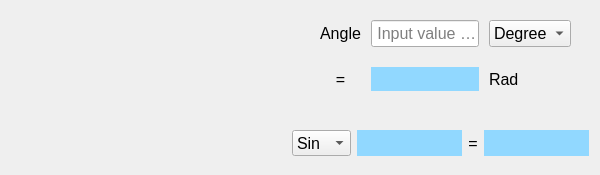
      <widget class="QWidget" name="tab_6">
       <attribute name="title">
        <string>Angle</string>
       </attribute>
       <widget class="QWidget" name="gridLayoutWidget_3">
        <property name="geometry">
         <rect>
          <x>320</x>
          <y>20</y>
          <width>251</width>
          <height>81</height>
         </rect>
        </property>
        <layout class="QGridLayout" name="gridLayout_3" rowstretch="0,0" columnstretch="4,0,0">
         <property name="bottomMargin">
          <number>10</number>
         </property>
         <property name="horizontalSpacing">
          <number>10</number>
         </property>
         <property name="verticalSpacing">
          <number>20</number>
         </property>
         <item row="1" column="1">
          <widget class="QLabel" name="label_angleunitresult">
           <property name="font">
            <font>
             <pointsize>12</pointsize>
             <bold>false</bold>
            </font>
           </property>
           <property name="styleSheet">
            <string notr="true">QLabel{background-color: rgb(145, 216, 255)}</string>
           </property>
           <property name="text">
            <string/>
           </property>
           <property name="alignment">
            <set>Qt::AlignRight|Qt::AlignTrailing|Qt::AlignVCenter</set>
           </property>
          </widget>
         </item>
         <item row="0" column="2">
          <widget class="QComboBox" name="comboBox_angleunit">
           <property name="font">
            <font>
             <pointsize>12</pointsize>
             <bold>false</bold>
            </font>
           </property>
           <item>
            <property name="text">
             <string>Degree</string>
            </property>
           </item>
           <item>
            <property name="text">
             <string>Rad</string>
            </property>
           </item>
          </widget>
         </item>
         <item row="0" column="0">
          <widget class="QLabel" name="label_angleinput">
           <property name="font">
            <font>
             <pointsize>12</pointsize>
             <bold>false</bold>
            </font>
           </property>
           <property name="text">
            <string>Angle</string>
           </property>
           <property name="alignment">
            <set>Qt::AlignCenter</set>
           </property>
          </widget>
         </item>
         <item row="1" column="0">
          <widget class="QLabel" name="label_ageinput_7">
           <property name="font">
            <font>
             <pointsize>12</pointsize>
             <bold>false</bold>
            </font>
           </property>
           <property name="text">
            <string>=</string>
           </property>
           <property name="alignment">
            <set>Qt::AlignCenter</set>
           </property>
          </widget>
         </item>
         <item row="0" column="1">
          <widget class="QLineEdit" name="lineEdit_angle">
           <property name="font">
            <font>
             <pointsize>12</pointsize>
             <bold>false</bold>
            </font>
           </property>
           <property name="alignment">
            <set>Qt::AlignRight|Qt::AlignTrailing|Qt::AlignVCenter</set>
           </property>
           <property name="dragEnabled">
            <bool>true</bool>
           </property>
           <property name="placeholderText">
            <string>Input value here</string>
           </property>
          </widget>
         </item>
         <item row="1" column="2">
          <widget class="QLabel" name="label_angleunit">
           <property name="font">
            <font>
             <pointsize>12</pointsize>
             <bold>false</bold>
            </font>
           </property>
           <property name="text">
            <string>Rad</string>
           </property>
           <property name="alignment">
            <set>Qt::AlignLeading|Qt::AlignLeft|Qt::AlignVCenter</set>
           </property>
          </widget>
         </item>
        </layout>
       </widget>
       <widget class="QWidget" name="horizontalLayoutWidget">
        <property name="geometry">
         <rect>
          <x>290</x>
          <y>120</y>
          <width>301</width>
          <height>46</height>
         </rect>
        </property>
        <layout class="QHBoxLayout" name="horizontalLayout" stretch="0,5,0,5">
         <property name="leftMargin">
          <number>2</number>
         </property>
         <property name="topMargin">
          <number>10</number>
         </property>
         <property name="rightMargin">
          <number>2</number>
         </property>
         <property name="bottomMargin">
          <number>10</number>
         </property>
         <item>
          <widget class="QComboBox" name="comboBox_trigonometry">
           <property name="font">
            <font>
             <pointsize>12</pointsize>
             <bold>false</bold>
            </font>
           </property>
           <item>
            <property name="text">
             <string>Sin</string>
            </property>
           </item>
           <item>
            <property name="text">
             <string>Cos</string>
            </property>
           </item>
           <item>
            <property name="text">
             <string>Tan</string>
            </property>
           </item>
          </widget>
         </item>
         <item>
          <widget class="QLabel" name="label_angleunitresult_2">
           <property name="font">
            <font>
             <pointsize>12</pointsize>
             <bold>false</bold>
            </font>
           </property>
           <property name="styleSheet">
            <string notr="true">QLabel{background-color: rgb(145, 216, 255)}</string>
           </property>
           <property name="text">
            <string/>
           </property>
           <property name="alignment">
            <set>Qt::AlignRight|Qt::AlignTrailing|Qt::AlignVCenter</set>
           </property>
          </widget>
         </item>
         <item>
          <widget class="QLabel" name="label_ageinput_22">
           <property name="font">
            <font>
             <pointsize>12</pointsize>
             <bold>false</bold>
            </font>
           </property>
           <property name="text">
            <string>=</string>
           </property>
           <property name="alignment">
            <set>Qt::AlignCenter</set>
           </property>
          </widget>
         </item>
         <item>
          <widget class="QLabel" name="label_angletrigresult">
           <property name="font">
            <font>
             <pointsize>12</pointsize>
             <bold>false</bold>
            </font>
           </property>
           <property name="styleSheet">
            <string notr="true">QLabel{background-color: rgb(145, 216, 255)}</string>
           </property>
           <property name="text">
            <string/>
           </property>
           <property name="alignment">
            <set>Qt::AlignRight|Qt::AlignTrailing|Qt::AlignVCenter</set>
           </property>
          </widget>
         </item>
        </layout>
       </widget>
      </widget>
